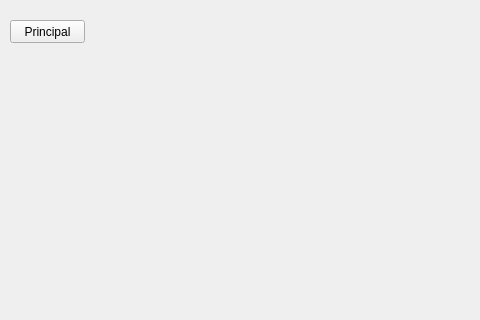
<?xml version="1.0" encoding="UTF-8"?>
<ui version="4.0">
 <class>MainWindow</class>
 <widget class="QMainWindow" name="MainWindow">
  <property name="geometry">
   <rect>
    <x>0</x>
    <y>0</y>
    <width>480</width>
    <height>320</height>
   </rect>
  </property>
  <property name="windowTitle">
   <string>LectorQR</string>
  </property>
  <widget class="QWidget" name="centralwidget">
   <widget class="QLabel" name="lblWebcam">
    <property name="geometry">
     <rect>
      <x>90</x>
      <y>20</y>
      <width>371</width>
      <height>261</height>
     </rect>
    </property>
    <property name="frameShape">
     <enum>QFrame::NoFrame</enum>
    </property>
    <property name="frameShadow">
     <enum>QFrame::Plain</enum>
    </property>
    <property name="text">
     <string/>
    </property>
    <property name="scaledContents">
     <bool>true</bool>
    </property>
   </widget>
   <widget class="QPushButton" name="botonreturn">
    <property name="geometry">
     <rect>
      <x>10</x>
      <y>20</y>
      <width>75</width>
      <height>23</height>
     </rect>
    </property>
    <property name="text">
     <string>Principal</string>
    </property>
    <property name="icon">
     <iconset>
      <normaloff>Iconos/descarga.png</normaloff>Iconos/descarga.png</iconset>
    </property>
   </widget>
  </widget>
 </widget>
 <resources/>
 <connections/>
</ui>
